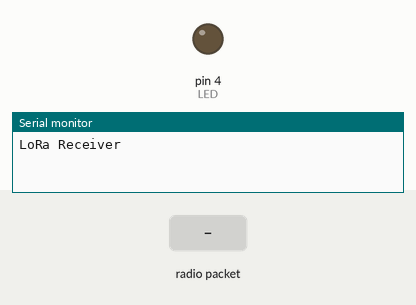
Simulated run of this sketch. Board: Arduino Uno, built with avr-gcc and run on an emulated ATmega328P. Shown: output pins drawn as LEDs (lit = HIGH), the last lines printed to the serial monitor. Inputs (shaded band) come from the test bench. No radio packets arrive unless stated.

Above: at 1.2 s.
1.3 s: radio packet "0" arrives
At 2.2 s:
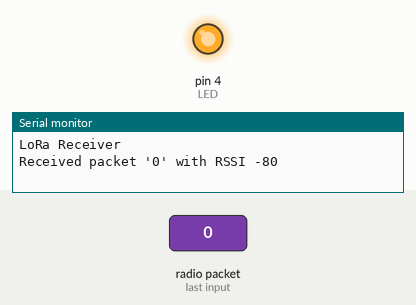
2.8 s: radio packet "1" arrives
At 3.4 s:
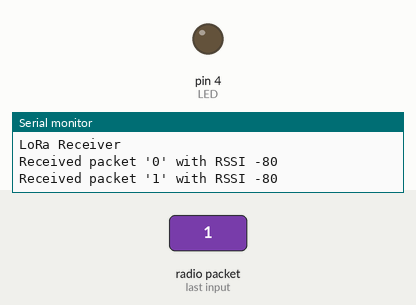
Timing chart, 0 to 5.8 s (numbered marks = the images above; inputs shaded):
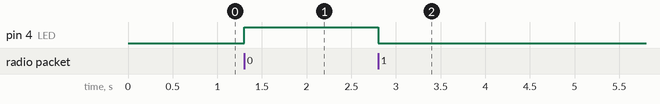

Measured:
- after the input at 1.3 s, pin 4 (LED): LOW → HIGH at once
- after the input at 2.8 s, pin 4 (LED): HIGH → LOW at once

The sketch:

LoRa_Receiver.ino
```cpp
#include <SPI.h>
#include <LoRa.h>

const int LED = 4;

char packet;

void setup() {
  Serial.begin(9600);
  while (!Serial);

  Serial.println("LoRa Receiver");

  if (!LoRa.begin(433E6)) {
    Serial.println("Starting LoRa failed!");
    while (1);
  }

  pinMode(LED, OUTPUT);
}

void loop() {
  // try to parse packet
  int packetSize = LoRa.parsePacket();
  if (packetSize) {
    // received a packet
    Serial.print("Received packet '");

    // read packet
    while (LoRa.available()) {
      packet = LoRa.read();
      Serial.print(packet);
      //Serial.print((char)LoRa.read());

      if(packet == '0'){
        digitalWrite(LED, HIGH);
      }else{
      digitalWrite(LED, LOW);
      }
   }


    // print RSSI of packet
    Serial.print("' with RSSI ");
    Serial.println(LoRa.packetRssi());
  }
}
```
